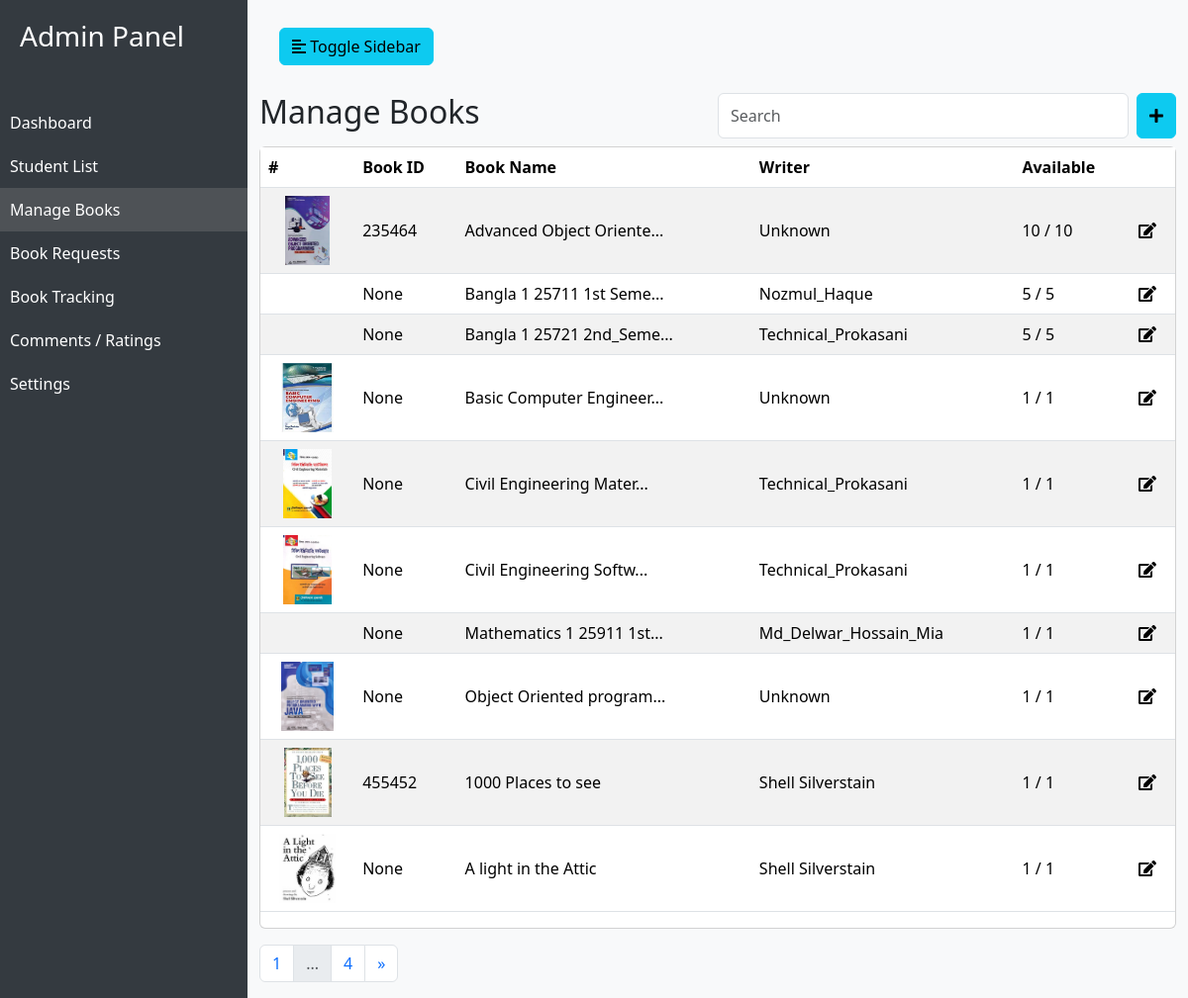
The page /librarian/manage_book/ (signed in) on the database its author committed.
### main/models.py (models this page shows, shortened)
class Book(models.Model):
    title = models.CharField(max_length=100, blank=False, null=False)
    slug = AutoSlugField(populate_from='title', unique=True, null=True, blank=True)
    author = models.CharField(max_length=100, blank=False, null=False)
    desc = models.TextField(blank=True, null=True)
    category = models.ForeignKey(Category, on_delete=models.CASCADE, related_name="books")
    image = models.ImageField(upload_to='books', blank=True, null=True)
    pages = models.IntegerField(blank=True, null=True)
    count = models.IntegerField(blank=True, null=True, default=1)
    book_id = models.CharField(max_length=20, blank=True, null=True)
    issued = models.IntegerField(default=0)
    def available(self):
        return self.count - self.issued

### librarian/views.py (the view)
# urls.py: path('manage_book/', views.manage_book, name='manage_book'),
@staff_member_required
def manage_book(request):
    books = Book.objects.all()
    paginator = Paginator(books, 10)
    page_num = request.GET.get("page")
    page_obj = paginator.get_page(page_num)
    context = {
        'books': page_obj,
    }
    return render(request, 'librarian/manageBooks.html', context)

### main/context_processors.py (called while the page is built)
def categories(request):
    return {
        'categories': Category.objects.all()
    }

def account_alert(request):
    try:
        request.user.studentprofile
        return {}
    except:
        if not request.user.is_authenticated:
            return {}
        if request.user.is_staff:
            return {}
        return {
                'account_alert': 'Your account is not complete. Please fill in your details.'
            }

### main/models.py (called while the page is built)
    def __str__(self):
        return self.name

### templates/librarian/manageBooks.html (shortened to what this page needs)
{% extends "librarian/dashboard.html" %}
{% load static %}
{% block content %}
    <div class="table-title-container d-flex justify-content-between">
        <h2>Manage Books</h2>
        <div class="table-search-container d-flex w-50 gap-2">
            <input type="text" class="form-control" id="search-box" placeholder="Search">
            <button class="btn btn-info" data-bs-toggle="modal" data-bs-target="#addBookModal"><i
                    class="fa fa-plus"></i></button>
        </div>
    </div>
    <div class="card mt-2">
        <table class="table table-striped" id="equipment-table">
            <thead>
            <tr>
                <th>#</th>
                <th scope="col">Book ID</th>
                <th scope="col">Book Name</th>
                <th scope="col">Writer</th>
                <th scope="col">Available</th>
                <th></th>
            </tr>
            </thead>
            <tbody>
            {% for book in books %}
                <tr>
                    <th style="text-align: center;"><img src="{{ book.image.url }}" alt=""></th>
                    <td scope="row">{{ book.book_id }}</td>
                    <td class="truncate-text">{{ book.title }}</td>
                    <td class="truncate-text">{{ book.author }}</td>
                    <td>{{ book.available }} / {{ book.count }}</td>
                    <td><span role="button" data-bs-toggle="modal" data-bs-target="#Modalfor{{ book.id }}"><i
                            class="fa fa-edit"></i></span></td>
                </tr>
            {% endfor %}
            </tbody>
        </table>
    </div>
    <nav aria-label="Page navigation example">
        <ul class="pagination my-3 ">
            <li class="page-item"><a class="page-link" href="#">{{ books.number }}</a></li>
            <li class="page-item"><a class="page-link disabled" href="#">...</a></li>
            {% if books.has_next %}
                <li class="page-item"><a class="page-link"
                                         href="?page={{ books.paginator.num_pages }}">{{ books.paginator.num_pages }}</a>
                </li>
                <li class="page-item">
                    <a class="page-link" href="?page={{ books.next_page_number }}" aria-label="Next">
                        <span aria-hidden="true">&raquo;</span>
                    </a>
                </li>
            {% endif %}
        </ul>
    </nav>
{% endblock %}

### static/css/dashboard.css (style rules this page uses)
body { font-family: 'Segoe UI', Tahoma, Geneva, Verdana, sans-serif; background-color: #f8f9fa; }
a { text-decoration: none; }
th img { height: 70px; }
td { vertical-align: middle !important; }

### rows shown on the page
Book: image (picture), book_id "235464", author "Unknown", available "10", count "10"
Book: book_id "None", author "Nozmul_Haque", available "5", count "5"
Book: book_id "None", author "Technical_Prokasani", available "5", count "5"
Book: image (picture), book_id "None", author "Unknown", available "1", count "1"
Book: image (picture), book_id "None", author "Technical_Prokasani", available "1", count "1"
Book: image (picture), book_id "None", author "Technical_Prokasani", available "1", count "1"
Book: book_id "None", author "Md_Delwar_Hossain_Mia", available "1", count "1"
Book: image (picture), book_id "None", author "Unknown", available "1", count "1"
Book: image (picture), book_id "455452", title "1000 Places to see", author "Shell Silverstain", available "1", count "1"
Book: image (picture), book_id "None", title "A light in the Attic", author "Shell Silverstain", available "1", count "1"

### other values the page prints
{{ books.number }} "1"
{{ books.paginator.num_pages }} "4"
